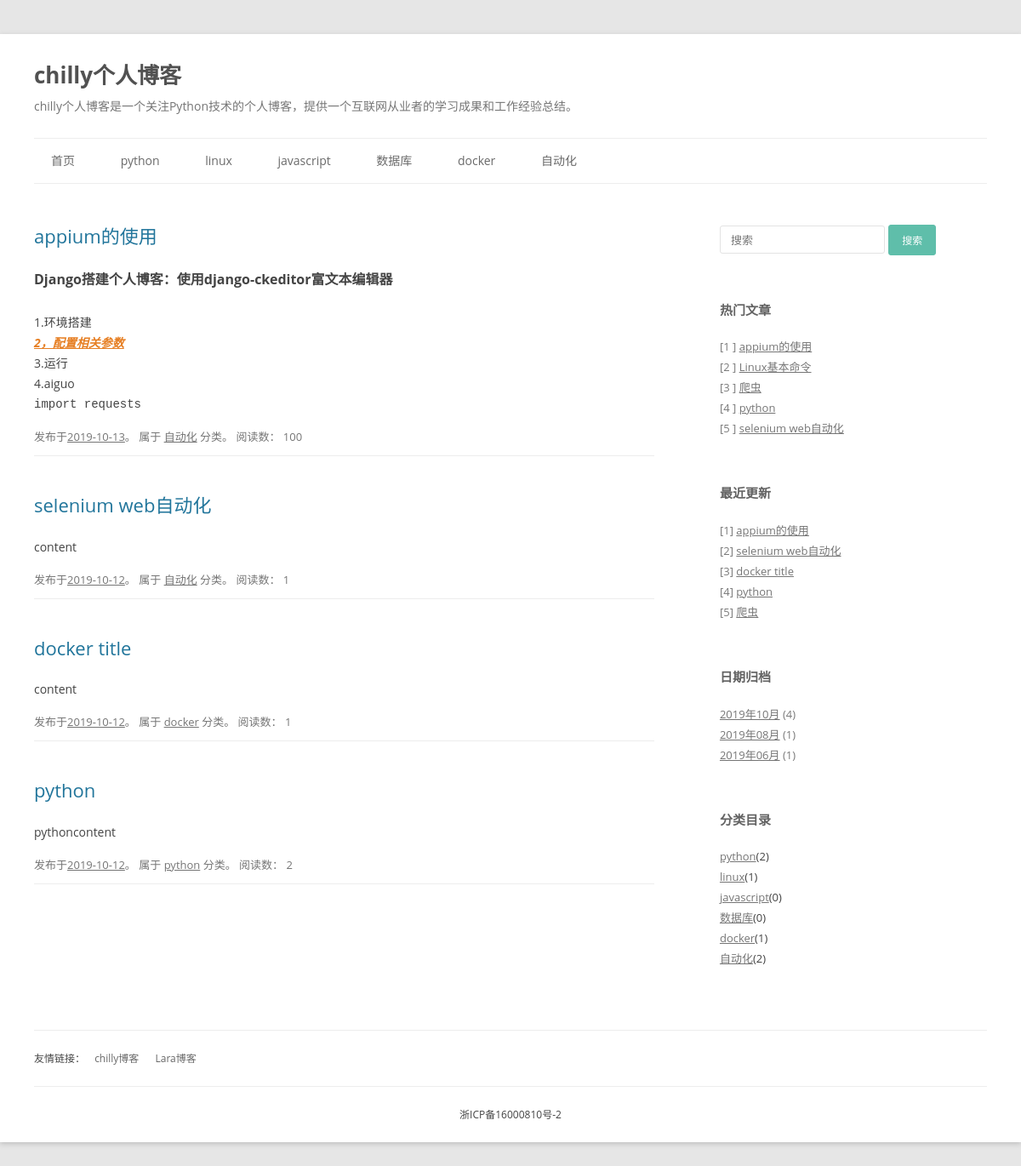
Page /blog/dete/2019/10 on the earlier database version.
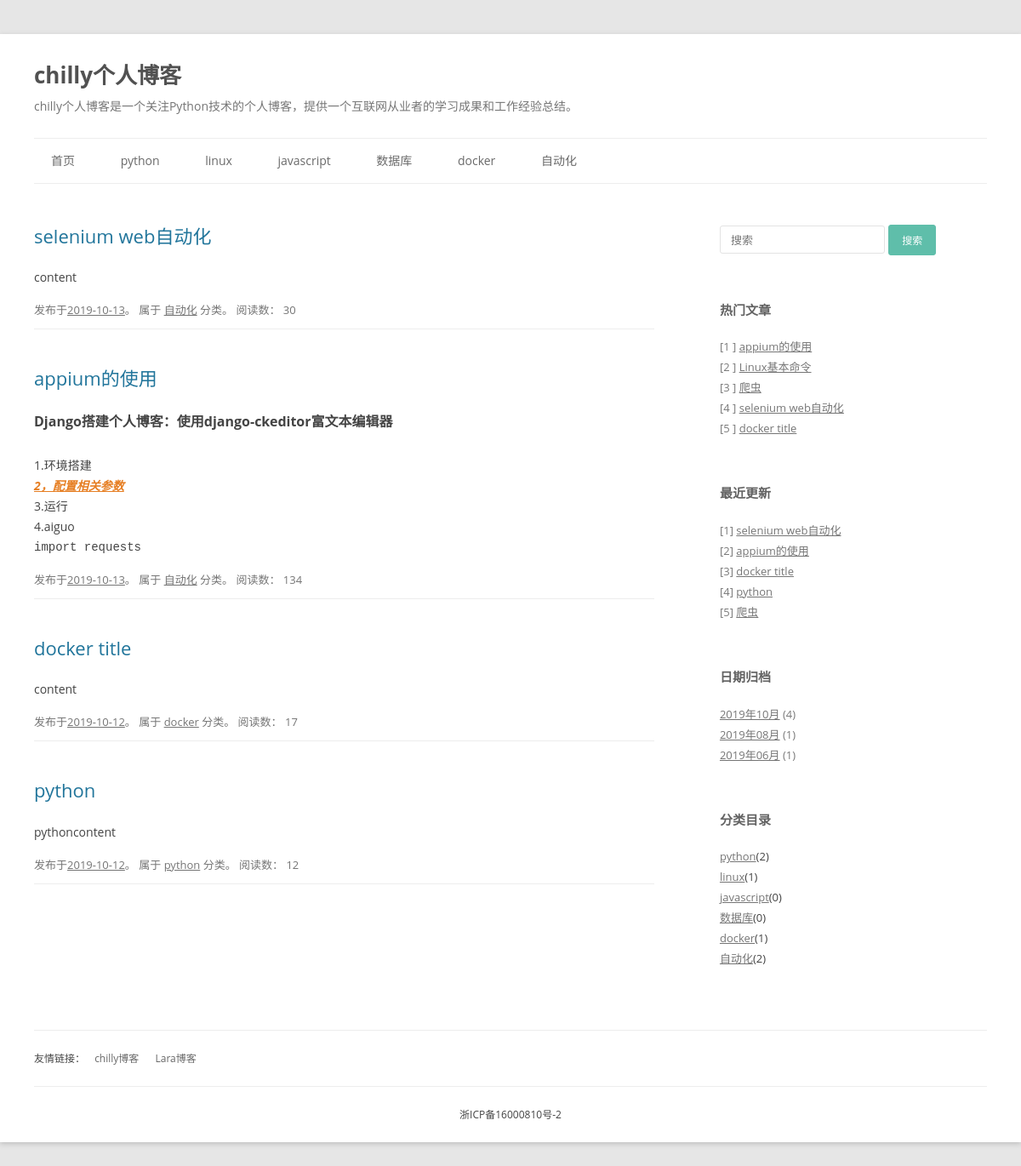
Same page on the later database version.
### blog/models.py (models this page shows, shortened)
class BlogType(models.Model):
    type_name = models.CharField(max_length = 32, verbose_name = '文章类型')
    class Meta:
        verbose_name = "博文类型"
        verbose_name_plural = "博文类型"
    def __str__(self):
        return self.type_name

class Blog(models.Model):
    title = models.CharField(max_length = 100, verbose_name = '文章标题')
    content = RichTextField(verbose_name = '内容')
    blog_type = models.ForeignKey(BlogType, on_delete = models.CASCADE, verbose_name = '文章类型')
    update_time = models.DateTimeField( verbose_name = '更新时间')
    read_count  = models.IntegerField(default = 0, verbose_name = '文章阅读数')
    class Meta:
        ordering = ('-update_time',)
        verbose_name = "博文"
        verbose_name_plural = "博文"

### blog/views.py (the view)
# urls.py: path('dete/<int:year>/<int:month>', views.get_blog_by_date, name = "date" ),
def get_blog_by_date(request, year, month):
    context = {}
    blogs_with_date = Blog.objects.filter(update_time__year=year, update_time__month=month)
    context['blogs_with_date'] = blogs_with_date
    blog_types = BlogType.objects.all()
    context['blog_types'] = blog_types
    context['latest_blogs'] = Blog.objects.all().order_by('-update_time')[:5]
    context['hot_blogs'] = Blog.objects.all().order_by('-read_count', '-update_time')[:5]
    date_count_dict = {}
    blog_dates = Blog.objects.dates('update_time', 'month', order='DESC')
    for blog_date in blog_dates:
        count = Blog.objects.filter(update_time__year=blog_date.year, update_time__month=blog_date.month).count()
        date_count_dict[blog_date] = count
    context['date_count_dict'] = date_count_dict
    return render(request, 'blog/date.html', context)

### blog/templates/blog/date.html (shortened to what this page needs)
{% load static %}
<!DOCTYPE html>
<html lang="zh-CN">
{% include 'blog/header.html' %}
<body class="home blog custom-background custom-font-enabled single-author">
	<div id="page" class="hfeed site">
		<header id="masthead" class="site-header" role="banner">
			{% include 'blog/title.html' %}
			{% include 'blog/nav.html' %}
		</header>
		<div id="main" class="wrapper">
			<div id="primary" class="site-content">
				<div id="content" role="main">
					{% for blog in blogs_with_date %}
					<article>
						<header class="entry-header">
							<h1 class="entry-title">
								<a href="{% url 'detail' blog.id %}" title="{{blog.title}}" rel="bookmark">{{blog.title}}</a>
							</h1>
						</header>
						<div class="entry-content">{{blog.content | safe | truncatechars_html:100}}</div>
						<footer class="entry-meta">
							发布于<a href="#" title="{{ blog.update_time | date:"Y-m-d" }}" rel="bookmark"><time class="entry-date" datetime="{{ blog.update_time | date:"Y-m-d" }}">{{ blog.update_time | date:"Y-m-d" }}</time></a>。
							属于 <a href="#" title="查看 {{blog.blog_type}}中的全部文章" rel="category">{{blog.blog_type}}</a> 分类。
							阅读数： {{ blog.read_count }}
						</footer>
					</article>
					{% endfor %}
				</div>
			</div>
			{% include 'blog/aside.html' %}
		</div>
		{% include 'blog/footer.html' %}
	</div>
</body>
</html>

### blog/templates/blog/nav.html (shortened to what this page needs)
<nav id="site-navigation" class="main-navigation" role="navigation">
			<ul class="nav-menu">
				<li><a href="/">首页</a></li>
				{% for type in blog_types %}
					<li>
						<a href="{% url 'type' type.id %}">{{ type.type_name }}</a>
					</li>
				{% endfor %}
            </ul>
		</nav>

### blog/templates/blog/aside.html (shortened to what this page needs)
<div id="secondary" class="widget-area" role="complementary">
            <aside id="search-2" class="widget widget_search">
				<form role="search" id="searchform" action="" method="post">
					<div>
						<input placeholder="搜索" type="text" name="keywords" id="s">
						<input type="submit" class="btn btn-default" id="searchsubmit" value="搜索">
					</div>
				</form>
			</aside>
			<aside id="recent-posts-2" class="widget widget_recent_entries">
				<h3 class="widget-title">热门文章</h3>
				<ul>
					{% for blog in hot_blogs %}
					<li><font style="color:#7a7a7a;">[{{ forloop.counter }} ]</font>&nbsp;<a href="{% url 'detail' blog.id %}" title="{{ blog.title }}">{{ blog.title }}</a></li>
					{% endfor %}
				</ul>
			</aside>
			<aside class="widget widget_recent_entries">
				<h3 class="widget-title">最近更新</h3>
				<ul>
					{% for blog in latest_blogs %}
					<li><font style="color:#7a7a7a;">[{{ forloop.counter }}]</font>&nbsp;<a href="{% url 'detail' blog.id %}" title="{{ blog.title }}">{{ blog.title }}</a></li>
					{% endfor %}
				</ul>
			</aside>
			<aside id="archives-2" class="widget widget_archive">
				<h3 class="widget-title">日期归档</h3>
				<ul>
                    {% for blog_date,count in date_count_dict.items  %}
                    <li><a href="{% url 'date' blog_date.year blog_date.month%}" title="{{ blog_date }}">{{ blog_date | date:"Y年m月"  }}</a>&nbsp;<font style="color:#7a7a7a;">({{count}})</font></li>
                    {% endfor %}
                </ul>
			</aside>
			<aside id="categories-2" class="widget widget_categories">
				<h3 class="widget-title">分类目录</h3>
				<ul>
					{% for type in blog_types %}
						<li class="cat-item cat-item-2"><a href="{% url 'type' type.id %}" title="{{ type.type_name }}">{{ type.type_name }}</a>({{type.blog_set.count}})</li>
					{% endfor %}
				</ul>
			</aside>
</div>

Differences in the rows shown:
no longer on one of the page's lists (row edited): Blog: title "python"
changed Blog "selenium web自动化": update_time "2019-10-12" → "2019-10-13"; read_count "1" → "30"; moves up the list
changed Blog "appium的使用": read_count "100" → "134"
now on one of the page's lists (row edited): Blog: title "docker title"
changed Blog "docker title": read_count "1" → "17"
changed Blog "python": read_count "2" → "12"
